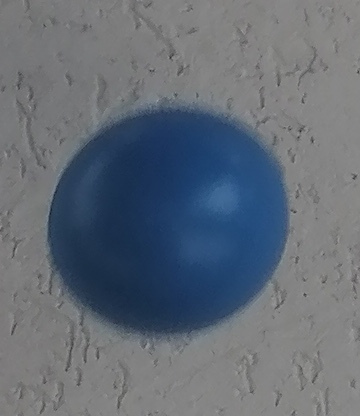
#> input picture IMG_1A.jpg, 360 x 416 px
$ python kalmanfiltrovideo.py
#> lines starting #> are read from the running program, lines starting #| are printed output that depends on the picture
import cv2
import numpy as np
import os

# Cargar la imagen de referencia de la pelota
reference_image = cv2.imread('IMG_1A.jpg')
#> reference_image is the input picture: shape (416, 360, 3); mean B, G, R 118.4, 107.9, 99.6

# Convertir la imagen de referencia a escala de grises
gray_reference_image = cv2.cvtColor(reference_image, cv2.COLOR_BGR2GRAY)
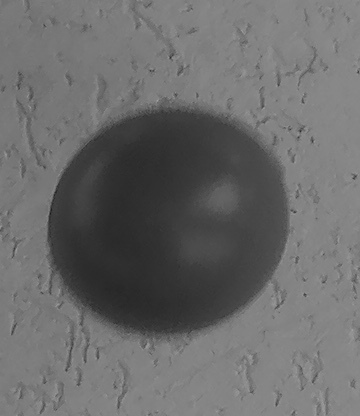
#> gray_reference_image: shape (416, 360); min 25, max 163, mean 106.7

# Crear el objeto del filtro de Kalman
kalman = cv2.KalmanFilter(4, 2)
kalman.measurementMatrix = np.array([[1, 0, 0, 0],
                                     [0, 1, 0, 0]], np.float32)
kalman.transitionMatrix = np.array([[1, 0, 1, 0],
                                    [0, 1, 0, 1],
                                    [0, 0, 1, 0],
                                    [0, 0, 0, 1]], np.float32)

# Inicializar las variables del filtro de Kalman
last_measurement = np.array([[0], [0]], np.float32)
last_prediction = np.array([[0], [0]], np.float32)

# Crear la carpeta para almacenar los cuadros con recuadro
os.makedirs('frames', exist_ok=True)
frame_counter = 0

# Cargar el video
video = cv2.VideoCapture('VID.mp4')

while True:
    # Leer el siguiente cuadro del video
    ret, frame = video.read()
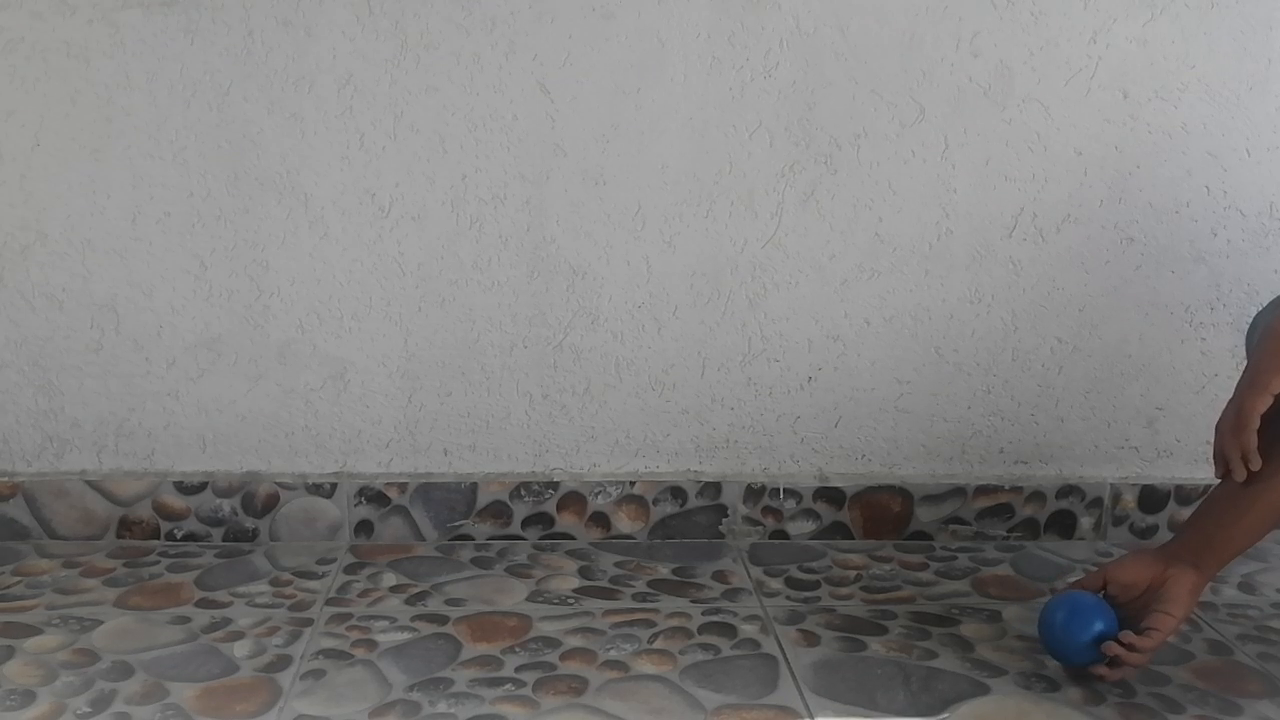
#> input picture frame 9 of VID.mp4, 1280 x 720 px
#> frame is the input picture: shape (720, 1280, 3); mean B, G, R 128, 128.6, 129.6
    if not ret:
        break

    # Convertir el cuadro a escala de grises
    gray_frame = cv2.cvtColor(frame, cv2.COLOR_BGR2GRAY)

    # Realizar la detección de características utilizando coincidencia de plantilla
    res = cv2.matchTemplate(gray_frame, gray_reference_image, cv2.TM_CCOEFF_NORMED)
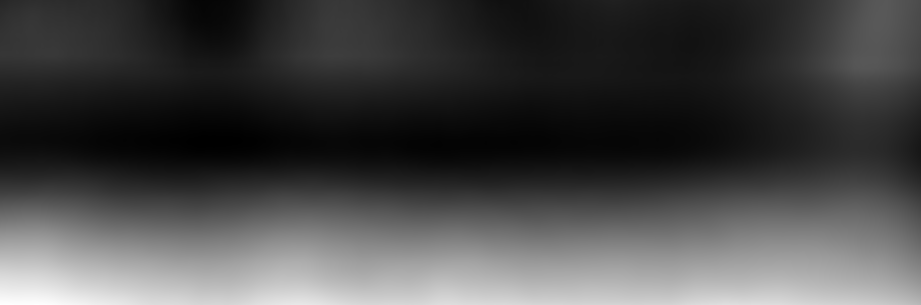
#> res: shape (305, 921) float32; min -0.269, max 0.396, mean -0.0826; drawn with min black and max white
    _, max_val, _, max_loc = cv2.minMaxLoc(res)
#> max_val = 0.396; max_loc = (0, 304)
    top_left = max_loc
#> top_left = (0, 304)
    bottom_right = (top_left[0] + gray_reference_image.shape[1], top_left[1] + gray_reference_image.shape[0])
#> bottom_right = (360, 720)

    # Obtener la posición estimada de la pelota
    x = top_left[0] + gray_reference_image.shape[1] / 2
#> x = 180
    y = top_left[1] + gray_reference_image.shape[0] / 2
#> y = 512
    # Dibujar el cuadro de seguimiento alrededor de la pelota
    cv2.rectangle(frame, top_left, bottom_right, (0, 255, 0), 2)

    # Realizar la medición del estado
    measurement = np.array([[np.float32(x)], [np.float32(y)]])
#> measurement = [180, 512]
    kalman.correct(measurement)

    # Realizar la predicción del estado
    prediction = kalman.predict()

    # Obtener la posición y velocidad estimadas
    x_estimated, y_estimated = prediction[0], prediction[1]
    vx_estimated, vy_estimated = prediction[2], prediction[3]

    # Dibujar el punto rojo y el indicador de posición y velocidad en el cuadro del video
    cv2.circle(frame, (int(x_estimated), int(y_estimated)), 5, (0, 0, 255), -1)
#> frame: shape (720, 1280, 3); mean B, G, R 127.5, 129.1, 129.1
    cv2.putText(frame, f'Position: ({int(x_estimated)}, {int(y_estimated)})', (10, 30),
                cv2.FONT_HERSHEY_SIMPLEX, 1, (0, 0, 255), 2)
    cv2.putText(frame, f'Velocity: ({int(vx_estimated)}, {int(vy_estimated)})', (10, 70),
                cv2.FONT_HERSHEY_SIMPLEX, 1, (0, 0, 255), 2)
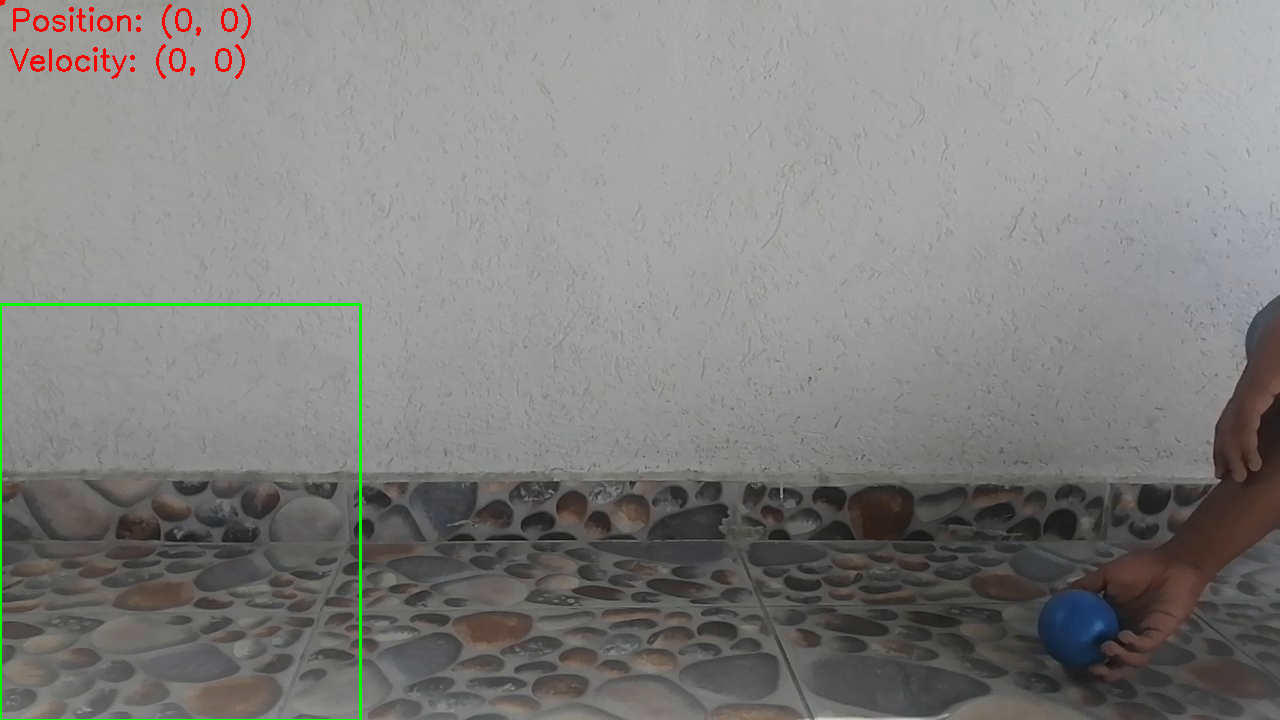
#> frame: shape (720, 1280, 3); mean B, G, R 127, 128.6, 129.4

    # Guardar el cuadro con el recuadro en la carpeta "frames"
    frame_filename = f'frames/frame_{frame_counter:04d}.jpg'
    cv2.imwrite(frame_filename, frame)
    frame_counter += 1

    # Mostrar el cuadro del video
    cv2.imshow('Video', frame)

    # Detener la ejecución al presionar la tecla 'q'
    if cv2.waitKey(1) & 0xFF == ord('q'):
#> (key q is pressed here)
        break

# Liberar los recursos
video.release()
cv2.destroyAllWindows()
